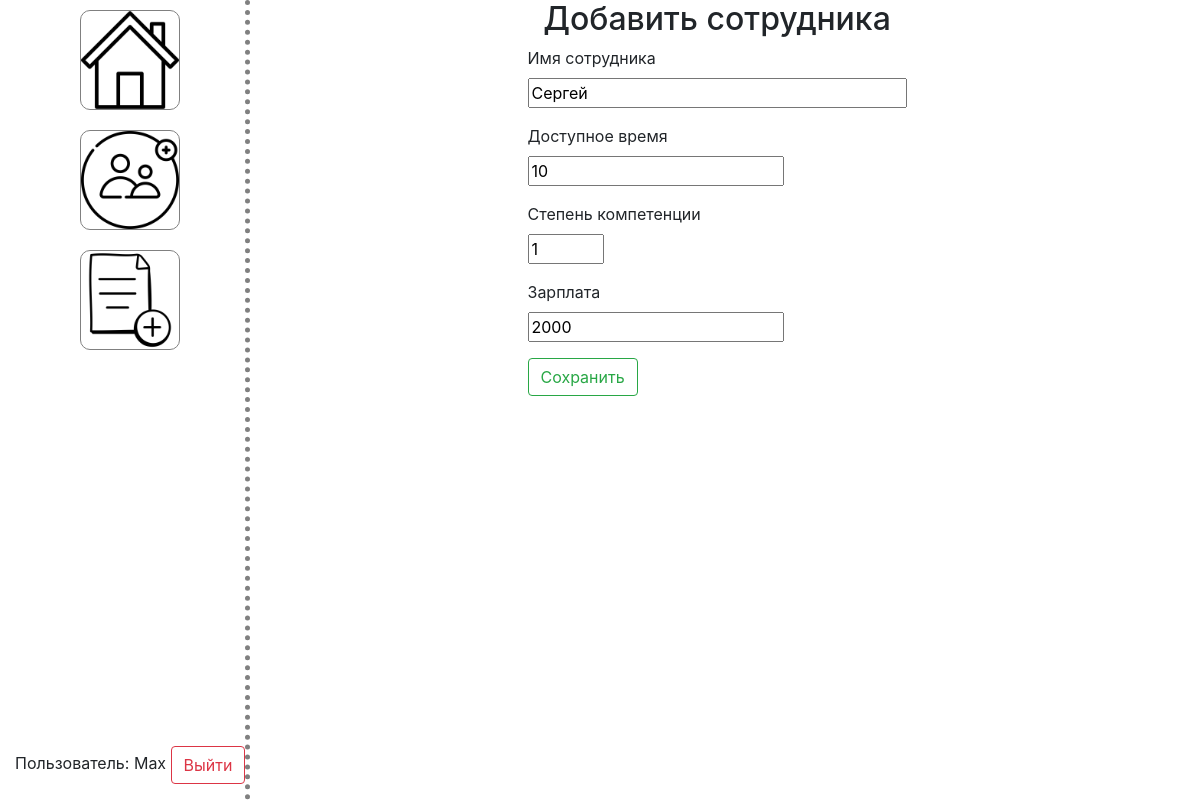
/edit_employee/2 (signed in), run on the app's committed database.
### manage.py (models this page shows, shortened)
class User(UserMixin, db.Model):
    id = db.Column(db.Integer, primary_key=True)
    username = db.Column(db.String(80), unique=True, nullable=False)
    password = db.Column(db.String(80), nullable=False)
    status = db.Column(db.String(80), nullable=False, default="default")

class Employee(db.Model):
    id = db.Column(db.Integer, primary_key=True)
    name = db.Column(db.String(80), nullable=False)
    time_available = db.Column(db.Float, nullable=False, default=0.0)
    level = db.Column(db.Integer, nullable=False, default=1)
    salary = db.Column(db.Float, nullable=False)

### views.py (the view, shortened to what this page needs)
@main_blueprint.route('/edit_employee/<employee_id>', methods=['GET', 'POST'])
@login_required
def edit_employee(employee_id):
    employee = Employee.query.get(employee_id)
    if employee is None:
        flash(f'Сотрудник с номером {employee_id} не найден', 'danger')
        return redirect(url_for('main.home'))
    form = EmployeeForm(obj=employee)
    return render_template('edit_employee.html', form=form)

### forms.py
class EmployeeForm(FlaskForm):
    name = StringField('Имя сотрудника', validators=[DataRequired()])
    time_available = IntegerField('Доступное время', validators=[DataRequired(), NumberRange(min=0)])
    level = IntegerField('Степень компетенции', validators=[DataRequired(), NumberRange(min=1, max=5)])
    salary = IntegerField('Зарплата', validators=[DataRequired(), NumberRange(min=0)])
    submit = SubmitField('Сохранить')

### app.py (called while the page is built)
def create_app(config_class=Config):
    app = Flask(__name__)
    app.config.from_object(config_class)
    db.init_app(app)
    from views import main_blueprint
    app.register_blueprint(main_blueprint)
    from auth import auth_blueprint
    app.register_blueprint(auth_blueprint)
    login_manager = LoginManager()
    login_manager.init_app(app)
    login_manager.login_view = 'auth.login'
    @login_manager.user_loader
    def load_user(id):
        return User.query.get(int(id))
    return app

### templates/edit_employee.html (shortened to what this page needs)
{% extends 'layout.html' %}
{% block content %}
<div class="container login">
    <h2>Добавить сотрудника</h2>
    <form method="POST">
        <p>
            {{ form.name.label }}<br>
            {{ form.name(size=32) }}
        </p>
        <p>
            {{ form.time_available.label }}<br>
            {{ form.time_available(size=32) }}
        </p>
        <p>
            {{ form.level.label }}<br>
            {{ form.level(size=32) }}
        </p>
        <p>
            {{ form.salary.label }}<br>
            {{ form.salary(size=32) }}
        </p>
        <p>{{ form.submit(class_="btn btn-outline-success") }}</p>
    </form>
</div>
{% endblock %}

### templates/layout.html (shortened to what this page needs)
<!DOCTYPE html>
<html>
<head>
    <link rel="stylesheet" href="https://stackpath.bootstrapcdn.com/bootstrap/4.3.1/css/bootstrap.min.css">
    <link rel="stylesheet" href="{{ url_for('static', filename='css/main.css') }}">
</head>
<body>
    <div class="container-fluid main">
        <div class="sidenavbar">
            {% if current_user.is_authenticated %}
                <div class="header">
                    <a href="{{ url_for('main.create_task') }}">
                        <img src="{{ url_for('static', filename='img/addTask.png') }}" alt="Создать новую задачу">
                    </a>
                    <a href="{{ url_for('main.create_employee') }}">
                        <img src="{{ url_for('static', filename='img/addEmployee.png') }}" alt="Добавить нового сотрудника">
                    </a>
                    <a href="/">
                        <img src="{{ url_for('static', filename='img/homeIcon.png') }}" alt="Главный экран">
                    </a>
                </div>
                <div class="footer">
                    <p>Пользователь: {{ current_user.username }} <button id="logout-button" class="btn btn-outline-danger">Выйти</button></p>
                </div>
            {% else %}
                <div class="header">
                    <p>Вход не выполнен. Пожалуйста, <a href="{{ url_for('auth.login') }}">войдите</a> или <a href="{{ url_for('auth.signup') }}">зарегистрируйтесь</a></p>
                </div>
            {% endif %}
        </div>
        <div class="content">
            {% block content %} {% endblock %}
        </div>
    </div>
</body>
</html>

### static/css/main.css (style rules this page uses)
.container, .container-fluid { display: flex; }
.sidenavbar { flex: 1; display: flex; flex-direction: column; border-right: 5px dotted grey; position: fixed; min-height: 100vh; }
.sidenavbar .footer { margin-top: auto; }
.sidenavbar .header { display: flex; flex-direction: column-reverse; align-items: center; }
.sidenavbar .header img { width: 100px; height: 100px; margin: 10px; border: 1px solid grey; border-radius: 10px; transition: background-color 0.5s ease; }
.content { flex: 4; display: flex; flex-direction: column; margin-left: 20%; }
.login { flex-direction: column; align-items: center; }
h2, .mainlable { text-align: center; }

### data on the page
User: username "Max"
Employee: name "Сергей", time_available "10", level "1", salary "2000"
